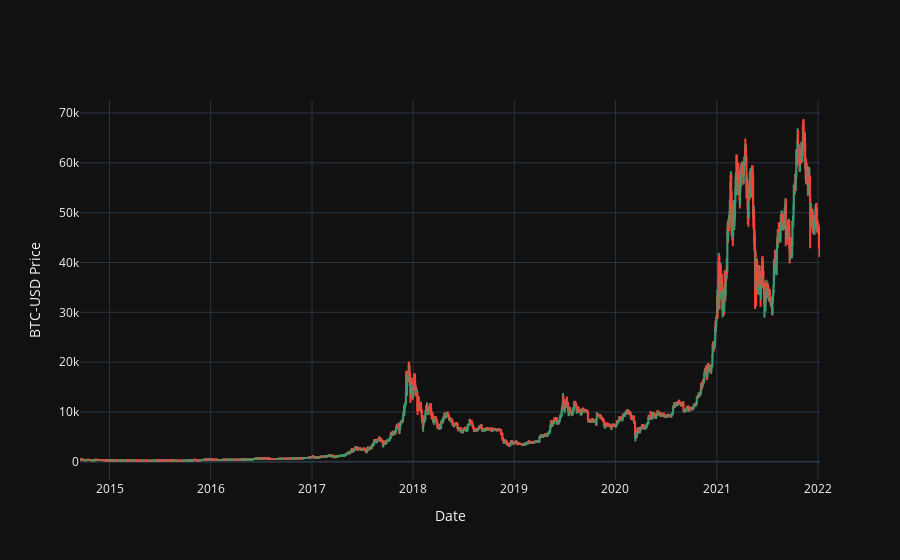

The cell this chart's notebook holds for it:
### Code cell
show_overall_chart("BTC-USD","1d")

### Figure 1 — Plotly figure (JSON) as saved in the notebook; plotly's stock layout.template omitted (floating-point values rounded to 4 significant figures; data arrays with more than 128 entries replaced by an {"elided": "..."} marker saying what was removed)
{"data": [{"close": {"elided": "2671 float values"}, "high": {"elided": "2671 float values"}, "low": {"elided": "2671 float values"}, "name": "market data", "open": {"elided": "2671 float values"}, "type": "candlestick", "x": {"elided": "2671 str values"}}], "layout": {"xaxis": {"rangeslider": {"visible": false}, "title": {"text": "Date"}}, "yaxis": {"title": {"text": "BTC-USD Price"}}}}
